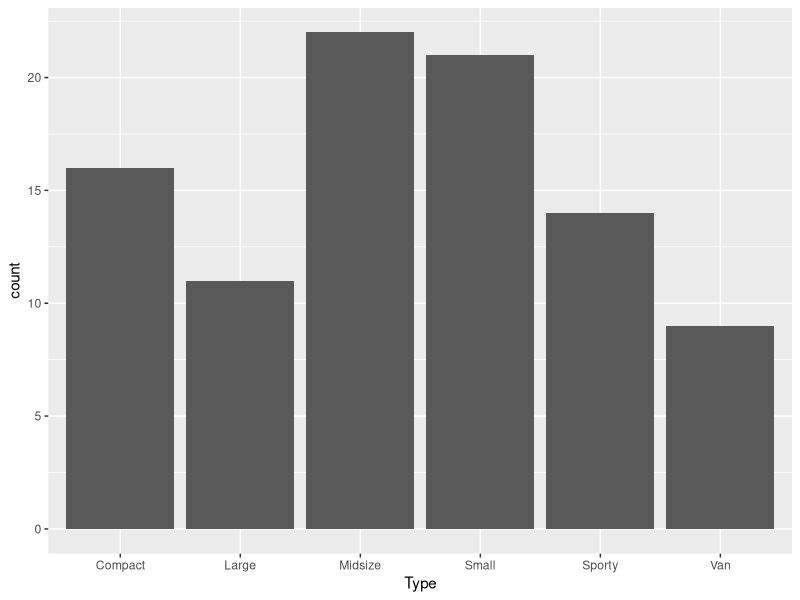
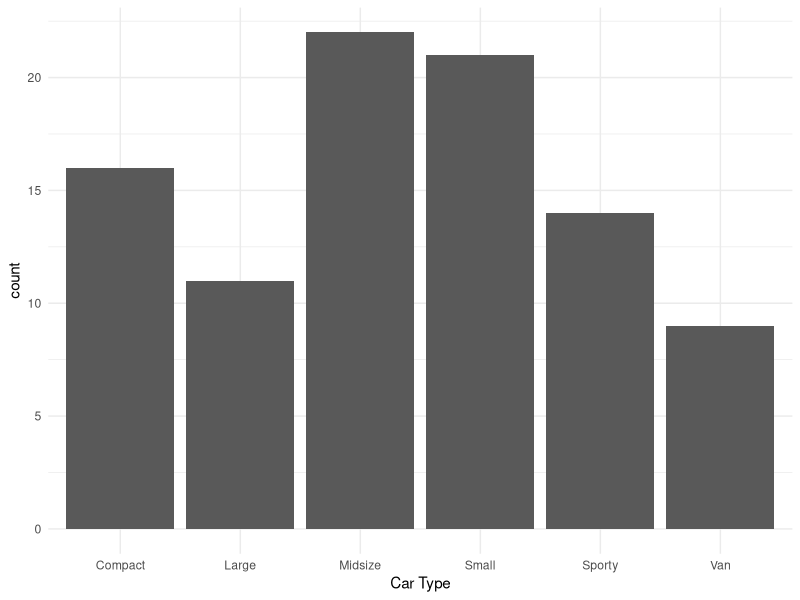
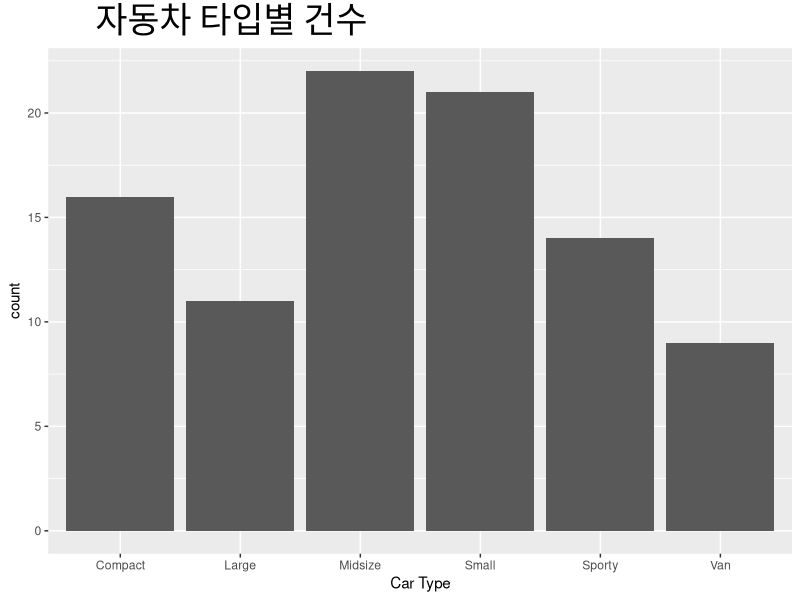
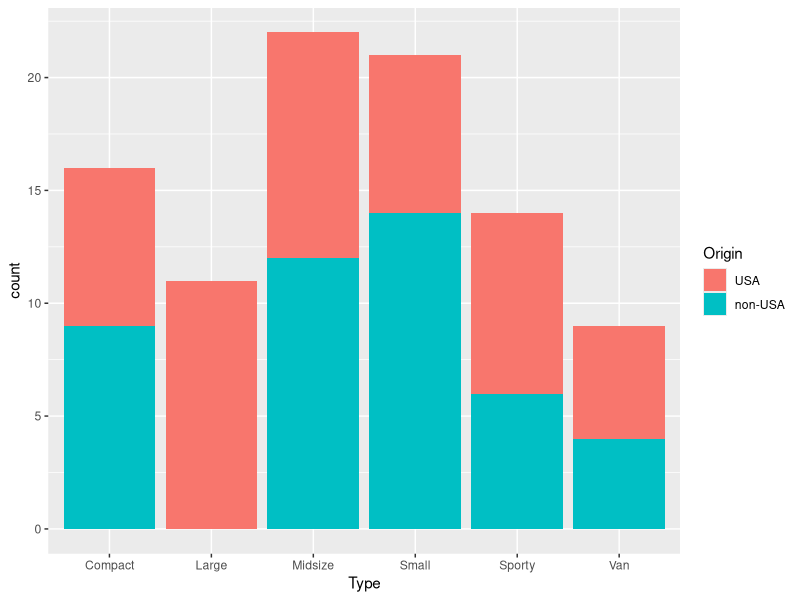
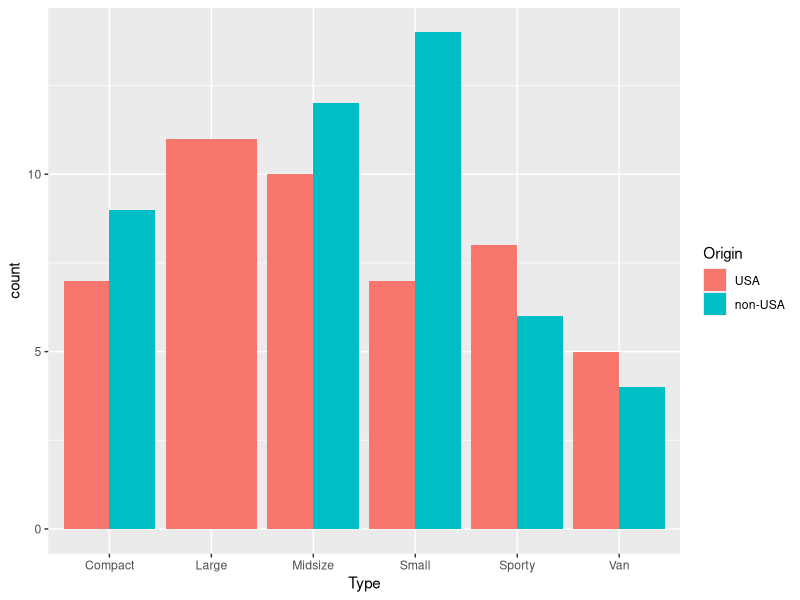
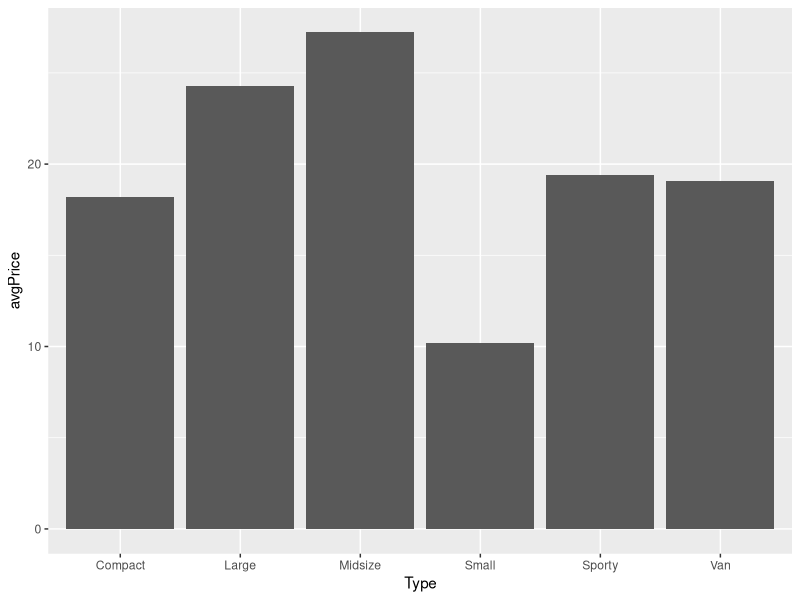
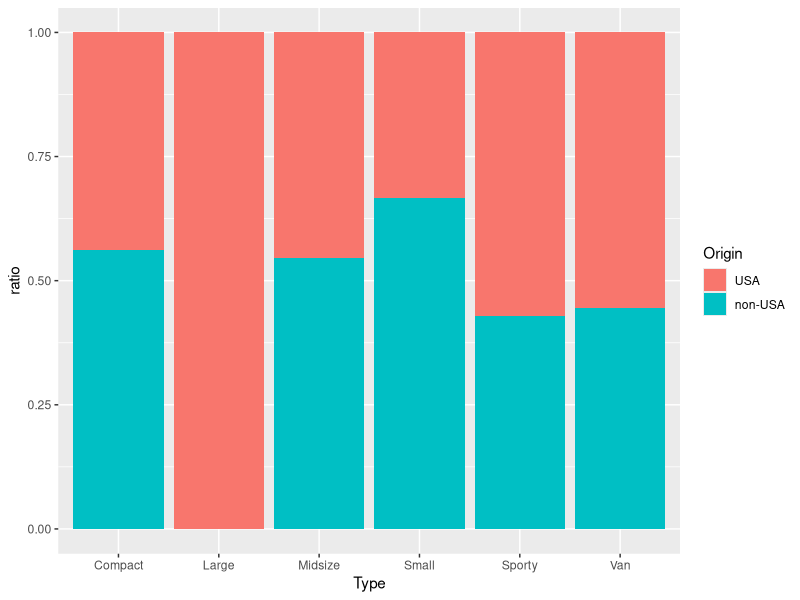
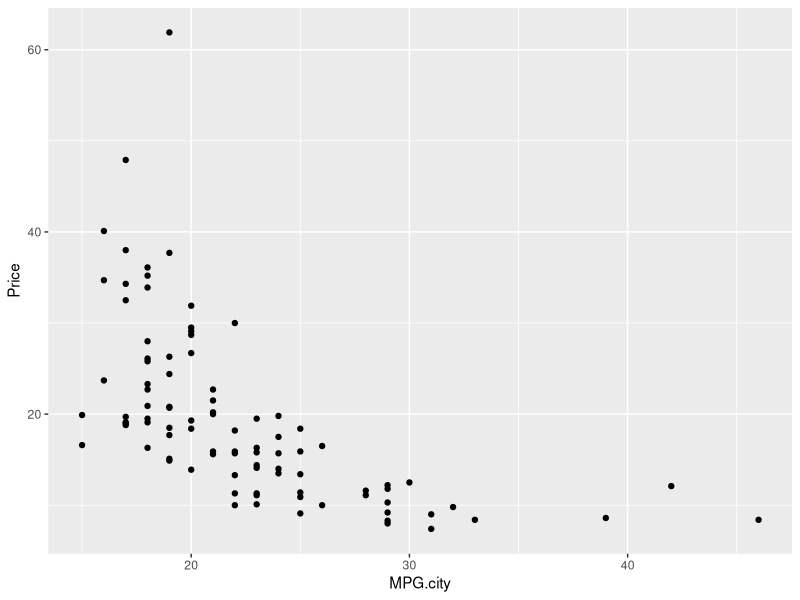

Recreate these plots in R, in order. (Note: this script raises an error after producing the figures.)
install.packages("ggplot2")
install.packages("dplyr")
library(ggplot2)
library(dplyr)
library(MASS)

data("Cars93")
Cars93

##1. Bar Chart
ggplot(Cars93, aes(x=Type)) + geom_bar(stat = "count")
ggplot(Cars93, aes(x=Type)) + geom_bar(stat = "count") + labs(x="Car Type") + theme_minimal()
ggplot(Cars93, aes(x=Type)) + geom_bar(stat = "count") + labs(x="Car Type") + 
  ggtitle("자동차 타입별 건수") + theme(plot.title = element_text(hjust = 0.1, size = 25)) # 차트에 제목 넣기

##2. Stack Bar Chart
ggplot(Cars93, aes(x=Type, fill=Origin)) + geom_bar(stat = "count")
ggplot(Cars93, aes(x=Type, fill=Origin)) + geom_bar(stat = "count", position = "dodge") # Stack 하지 않기

#type별 가격 평균값 구한 후 바차트 그리기
mpg_temp = Cars93 %>% group_by(Type) %>% summarise(avgPrice = mean(Price))
ggplot(mpg_temp, aes(x=Type, y=avgPrice)) + geom_bar(stat = "identity") #데이터프레임 내 값 그대로

#비율 누적 Bar Chart 구하기
#자동차 type별 Origin 비율구한 후 비율 누적 Bar Chart 그리기
df2 = Cars93 %>% group_by(Type, Origin) %>% summarise(n=n()) %>% 
  mutate(ratio = n/sum(n))

ggplot(df2, aes(x=Type, y=ratio, fill=Origin)) + geom_bar(stat = "identity")


##3. Scatter Plot
ggplot(Cars93, aes(x=MPG.city, y=Price)) + geom_point(stat = "identity") 
ggplot(Cars93, aes(x=MPG.city, y=Price)) + geom_point(shape=3) # 점모양 바꾸기
ggplot(Cars93, aes(x=MPG.city, y=Price, label = Manufacturer)) + geom_text(size=3) # 점 대신 라벨값 보여주
ggplot(Cars93, aes(x=MPG.city, y=Price)) + geom_point(shape=2) + geom_smooth(method=lm) # 선형식 그리기
ggplot(Cars93, aes(x=MPG.city, y=Price)) + geom_point(shape=2) + geom_smooth() #다항식 그리기
ggplot(Cars93, aes(x=MPG.city, y=Price, color=factor(Manufacturer))) + geom_point(shape=2) #특정 범주형 값 별로 색깔 다르게 하기
ggplot(Cars93, aes(x=MPG.city, y=Price, color=factor(Manufacturer), size=EngineSize)) + geom_point(shape=18) #특정 범주형 값 별로 색깔/크기 다르게 하기

##4. Box Plot
ggplot(Cars93, aes(x=factor(Manufacturer), y=Price)) + geom_boxplot() + theme(axis.text.x=element_text(angle = 45, hjust = 1))
ggplot(Cars93, aes(x=factor(Type), y=Price, fill=factor(Origin))) + geom_boxplot()

#샘플 데이터 가져오기
data("economics")
economics

##5. Line Chart
ggplot(economics, aes(x=date, y=pop)) + geom_line(stat = "identity")

ggplot(economics, aes(x=pop, y=unemploy)) + geom_point()

#축 눈금 간격 조절하기
ggplot(economics, aes(x=pop, y=unemploy)) + geom_point() + 
  scale_x_continuous(breaks = seq(200000, max(economics$pop), 10000)) + 
  theme(axis.text.x=element_text(angle = 45, hjust = 1))

economics$year = substr(economics$date,1,4)
ggplot(economics, aes(x=pop, y=unemploy, color=factor(year))) + geom_point()


##6. 상관계수행렬 그리기
install.packages("corrplot")
library(corrplot)
subCars93 = Cars93 %>% dpselect(Price, MPG.city, MPG.highway, EngineSize)
plot(subCars93)

#상관계수 구하기
corDf = cor(subCars93)

corrplot(corDf)
corrplot(corDf, method = "shade", tl.srt=45)
corrplot(corDf, method = "shade", tl.srt=45, addCoef.col = "black", order="AOE")
corrplot(corDf, method = "shade", tl.srt=45, addCoef.col = "black", order="AOE", type = "lower")
